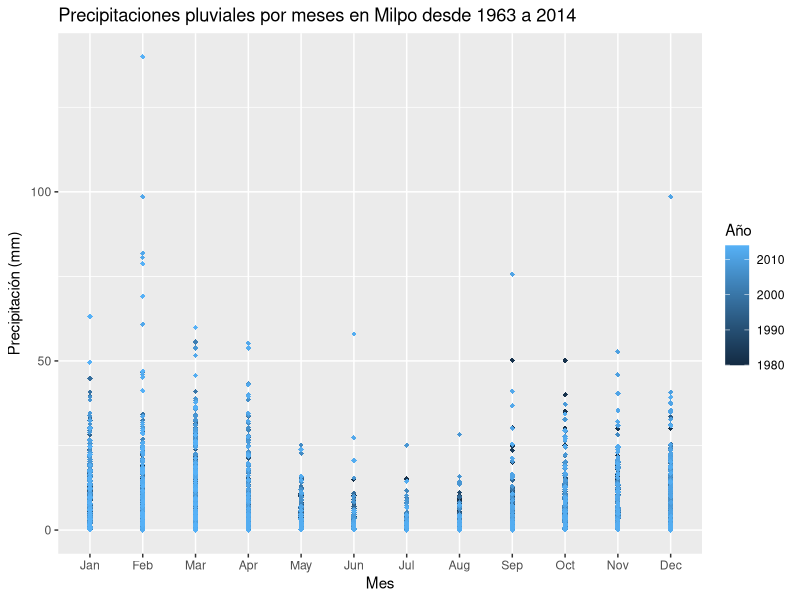
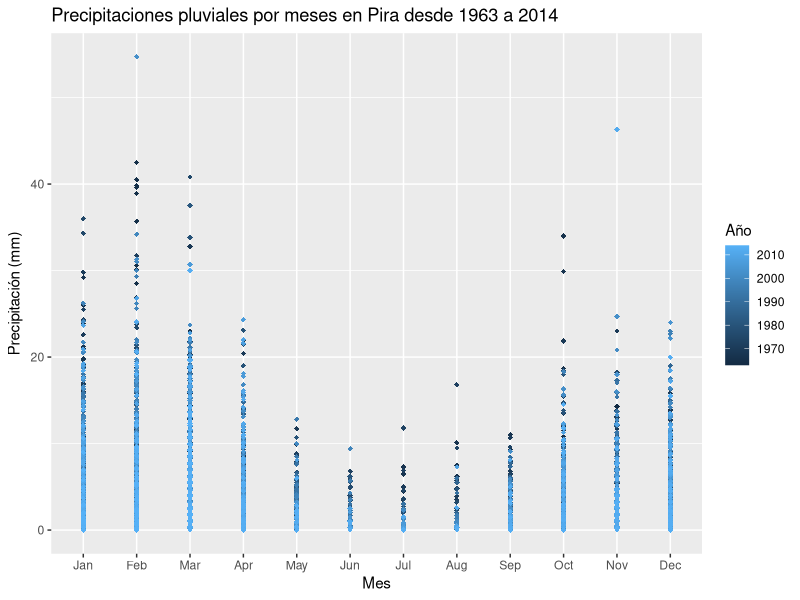
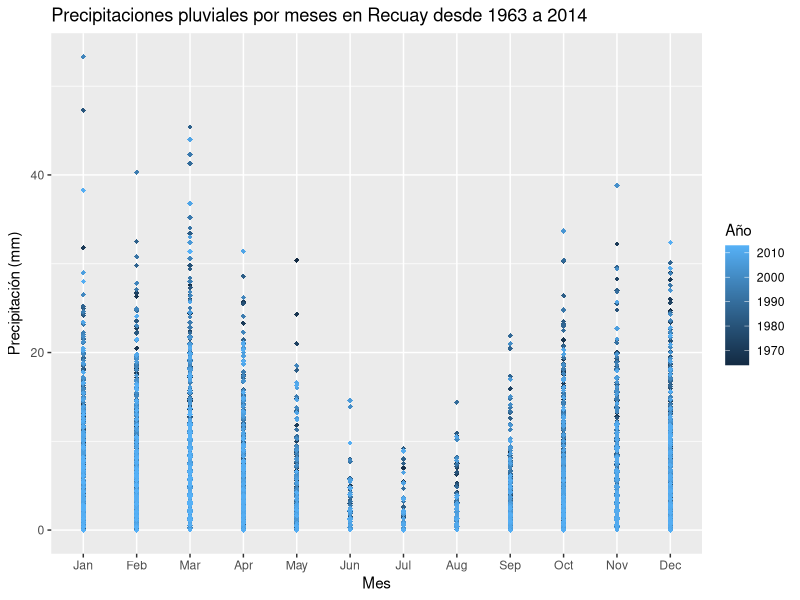
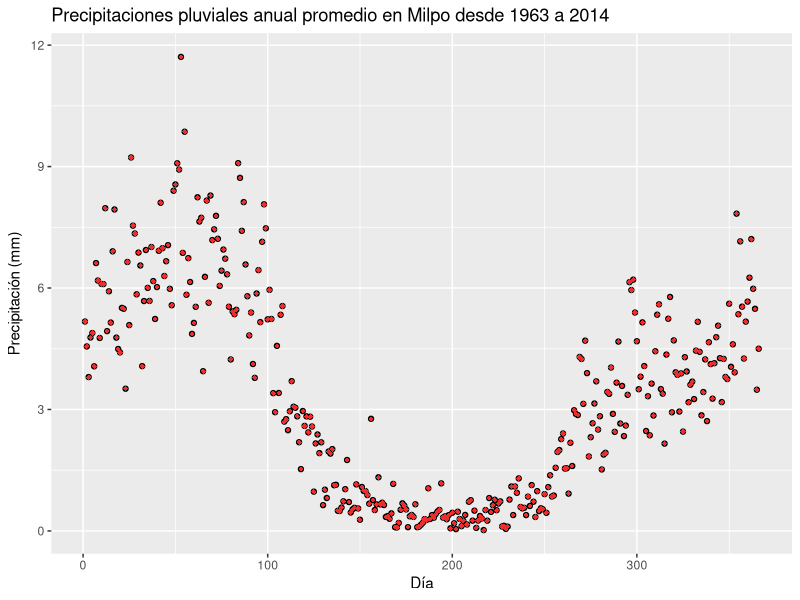
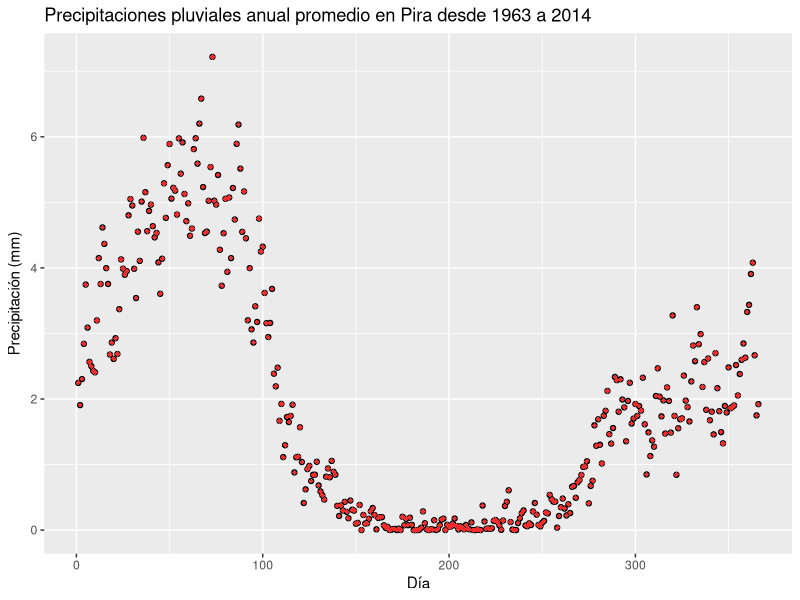
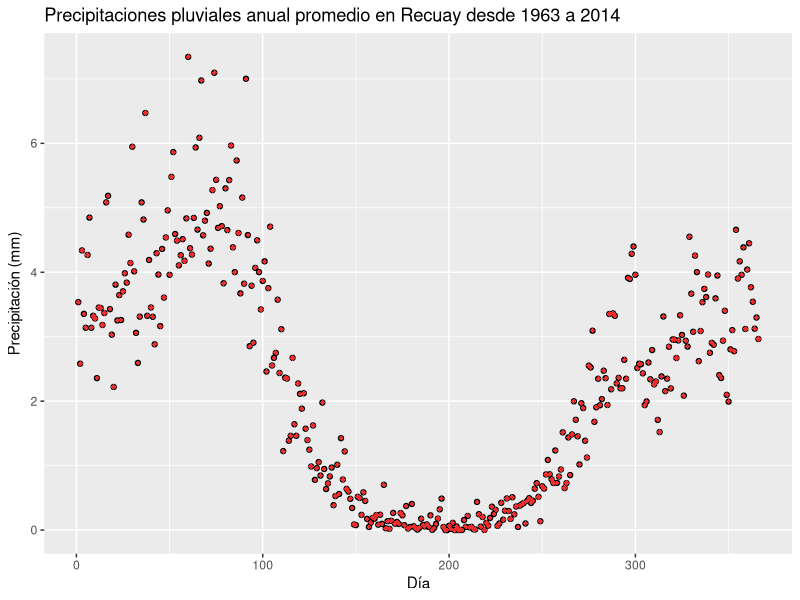
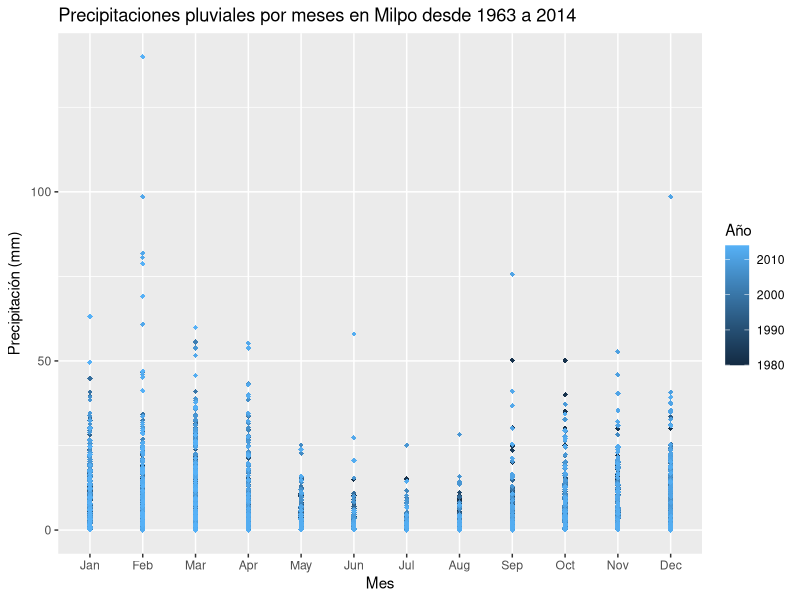
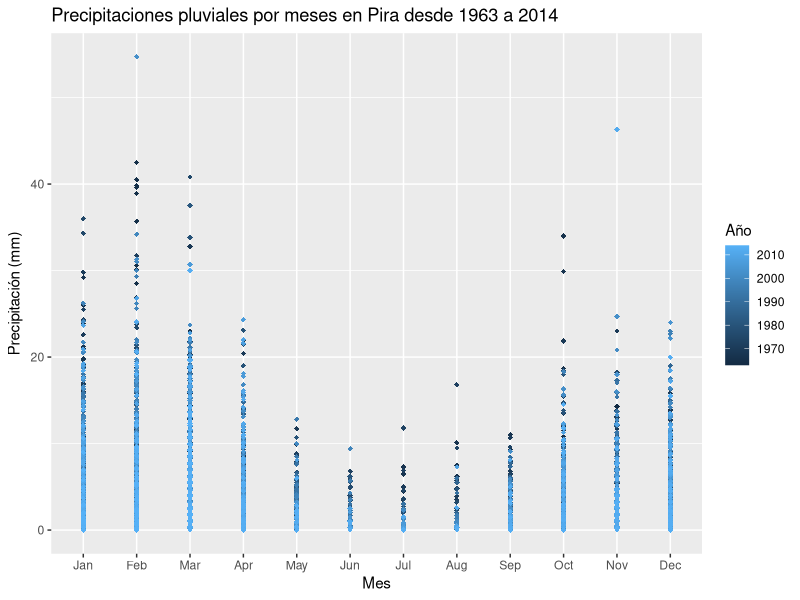

The R script that drew these images, in order:
## ---- chunk 1
# Cargar los paquetes
packages<-c("plyr", "dplyr", "tidyr",  "ggplot2")
lapply(packages, library, character.only = TRUE)

## ---- chunk 2
#Cargar los datasets
milpo<-read.table("milpo.txt", header = FALSE, sep = " ", dec =".")
pira<-read.table("pira.txt", header = FALSE, sep = " ", dec =".")
recuay<-read.table("recuay.txt", header = FALSE, sep = " ", dec = ".")
## ---- chunk 3
#Cambiar los datos faltantes por NA
milpo[milpo==-99.9]<-NA
pira[pira==-99.9]<-NA
recuay[recuay==-99.9]<-NA
## ---- chunk 4
dibujar<- function (data, name){
data %>% ggplot(aes(x=month.abb[V2], y=V4, color=V1))+geom_point(shape = 18) + labs(title=paste("Precipitaciones pluviales por meses en", name,"desde 1963 a 2014 "),   y=expression("Precipitación (mm)"), x=expression("Mes"), colour = "Año") + scale_x_discrete(limits = month.abb)
}
dibujar(milpo, "Milpo")
ggsave("milpo1.png")
dibujar(pira, "Pira")
ggsave("pira1.png")
dibujar(recuay, "Recuay")
ggsave("recuay1.png")
## ---- chunk 5
#Generar y dibujar el año promedio
drawAvgYear<- function(data, name){
  resultado <- summarise(group_by(data, V2, V3) , media=mean(V4, na.rm = T))
  resultado %>% ggplot(aes(x=1:366, y=media)) + geom_point()+geom_point(shape = 18, color="firebrick2") +
    labs(title=paste("Precipitaciones pluviales anual promedio en", name,"desde 1963 a 2014 "),
         y=expression("Precipitación (mm)"), x=expression("Día"))
}

drawAvgYear(milpo, "Milpo")
ggsave("milpo1.png")
drawAvgYear(pira, "Pira")
ggsave("pira1.png")
drawAvgYear(recuay, "Recuay")
ggsave("recuay1.png")
## ---- chunk 6
# Determinación de estados
conteoCasos<-function (data){
  data$V4[data$V4<2.5]<-0 
  data$V4[data$V4>=2.5 & data$V4<7.5]<-1
  data$V4[data$V4>=7.5]<-2
  tot<-data %>% select(-V6) %>% filter(V4 == 0 | V4 == 1 | V4 == 2) ##obviamos NAs
  tot$V5[1]<-0 #el primer día tiene valor cero
  for (i in 2:nrow(tot)){
    if (tot$V4[i-1]==0 & tot$V4[i]==0){ #Pss
      tot$V5[i]<-1
    } else if(tot$V4[i-1]==0 & tot$V4[i]==1){ #Psh
      tot$V5[i]<-2
    } else if (tot$V4[i-1]==0 & tot$V4[i]==2){ #Psl
      tot$V5[i]<-3
    }else if(tot$V4[i-1]==1 & tot$V4[i]==0){ #Phs
      tot$V5[i]<-4
    }else if(tot$V4[i-1]==1 & tot$V4[i]==1){ #Phh
      tot$V5[i]<-5
    }else if(tot$V4[i-1]==1 & tot$V4[i]==2){ #Phl
      tot$V5[i]<-6
    }else if(tot$V4[i-1]==2 & tot$V4[i]==0){ #Pls
      tot$V5[i]<-7
    }else if(tot$V4[i-1]==2 & tot$V4[i]==1){ #Plh
      tot$V5[i]<-8
    }else if(tot$V4[i-1]==2 & tot$V4[i]==2){ #Pll
      tot$V5[i]<-9
    }
    
  }
  return (tot)
}
## ---- chunk 7
# Función que verifica que existan valores en los meses, si no lo hay los rellena con ceros
check <- function (data){
  dif <- setdiff(c(1:12),c(data$V2))
  if (length(dif)>=1){
    for(i in dif){
      data <- rbind(data, c(i, 0))
    }
  }
  data <- data[order(data$V2),]
  return(data)
}
## ---- chunk 8
#Función de conteo y probabilidad de cada estado de la matriz de transición
probabilidades<-function(data){
  dta <- conteoCasos(data) %>% filter(V5 !=0) #eliminamos primer día
    uno <-dta %>% group_by(V2) %>% filter(V5==1) %>% summarise(uno=n()) %>% check
    dos <-dta %>% group_by(V2) %>% filter(V5==2) %>% summarise(dos=n()) %>% check
    tres <-dta %>% group_by(V2) %>% filter(V5==3) %>% summarise(tres=n()) %>% check
    cuatro <-dta %>% group_by(V2) %>% filter(V5==4) %>% summarise(cuatro=n()) %>% check
    cinco <-dta %>% group_by(V2) %>% filter(V5==5) %>% summarise(cinco=n()) %>% check
    seis <-dta %>% group_by(V2) %>% filter(V5==6) %>% summarise(seis=n()) %>% check
    siete <-dta %>% group_by(V2) %>% filter(V5==7) %>% summarise(siete=n()) %>% check
    ocho <-dta %>% group_by(V2) %>% filter(V5==8) %>% summarise(ocho=n()) %>% check
    nueve <-dta %>% group_by(V2) %>% filter(V5==9) %>% summarise(nueve=n()) %>% check
    
    a<-dta %>% group_by(V2) %>% filter(V5==6)
    table(a$V2)
    
  resultado <- merge(merge(merge(merge(merge(merge(merge(merge(uno, dos, "V2"), tres, "V2"), cuatro, "V2"), cinco, "V2"), seis, "V2"), siete, "V2"), ocho, "V2"), nueve, "V2") %>%
  mutate(seco = uno + dos + tres , humedo = cuatro + cinco + seis, lluvioso = siete + ocho + nueve) %>% 
    group_by(V2) %>% summarise(pUno = uno/seco, pDos = dos/seco, pTres = tres/seco,
    pCuatro = cuatro/humedo, pCinco = cinco/humedo, pSeis = seis/humedo, pSiete = siete/lluvioso, pOcho = ocho/lluvioso, pNueve = nueve/lluvioso) %>% select(-V2) %>% round(digits = 3) %>% as.matrix()
  return (resultado)
}
## ---- chunk 9
# Formateo a listas de las matrices de transición para cada mes
propaMatriz <- function(data){
  prop <- probabilidades(data)
  start <- list(matrix(nrow = 3, ncol = 3, c(prop[1,1], prop[1,2],
                                             prop[1,3], prop[1,4], 
                                             prop[1,5], prop[1,6],
                                             prop[1,7], prop[1,8],
                                             prop[1,9]), byrow = TRUE))
  for(i in 2:12){
    new <-list(matrix(nrow = 3, ncol = 3, c(prop[i,1], prop[i,2],
                                            prop[i,3], prop[i,4], 
                                            prop[i,5], prop[i,6],
                                            prop[i,7], prop[i,8],
                                            prop[i,9]), byrow = TRUE))
    start <- c(start, new)
  }
  return (start)
}
propaMatriz(milpo)
## ---- chunk 10
#Función para estabilizar la matriz en 2^n 
estabilizar <- function(data, n){
  estado <- TRUE
  contador <- 0
  matrices <- propaMatriz(data)
  while(estado){
    contador <- contador + 1
    for (i in 1:12){
      matrices[[i]] <- matrices[[i]] %*% matrices[[i]]
      if(round(matrices[[1]][1,1],n) == round(matrices[[1]][2,1],n)){
        estado <- FALSE
      }
    }
  }
  print(paste("Iteraciones: ", contador))
 return (matrices)
}
estabilizar(milpo, 5)
## ---- chunk 11
#Limiting probabilities
limiting <- function(data, n){
  matrices <- estabilizar(data, n)
  matrices[[1]] <- matrix(nrow = 1, ncol=3, c(1,0,0), byrow = TRUE) %*% matrices[[1]]
  first<-cbind(as.data.frame(month.abb[1]), as.data.frame(round(matrices[[1]],3)))
  names(first)<- c("Mes", "Seco", "Húmedo", "Lluvioso")
      for (i in 2:12){
      matrices[[i]] <- matrix(nrow = 1, ncol=3, c(1,0,0), byrow = TRUE) %*% matrices[[i]]
      second <-cbind(as.data.frame(month.abb[i]), as.data.frame(round(matrices[[i]],3)))
      names(second)<- c("Mes", "Seco", "Húmedo", "Lluvioso")
      first<-rbind(first, second)
      }
  
  return(first)
}

## ---- chunk 12
#Matriz estabilizada de Milpo
estabilizar(milpo, 5)
## ---- chunk 13
#Matriz estabilizada de Pira
estabilizar(recuay, 5)
## ---- chunk 14
#Matriz estabilizada de Recuay
estabilizar(recuay, 5)
## ---- chunk 15
#Vector estabilizada de Milpo
a<-limiting(milpo, 5)
as.matrix(a)
## ---- chunk 16
#Vector estabilizada de Pira
a<-limiting(pira, 1)
as.matrix(a)
## ---- chunk 17
#Vector estabilizada de Recuay
a<-limiting(recuay, 5)
as.matrix(a)
